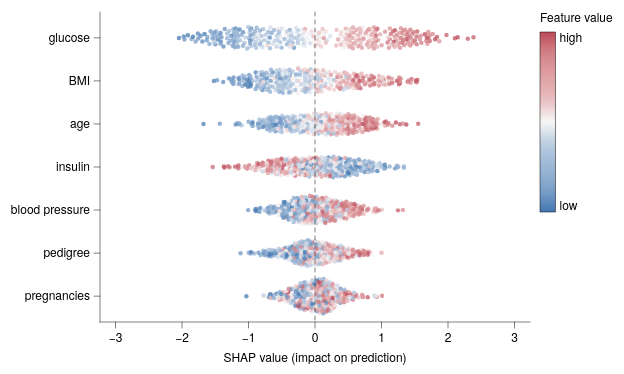

Describe this chart as a Vega-Lite specification.
### Vega-Lite specification from a JSON file in a GitHub repository (floating-point values rounded to 4 significant figures; data arrays with more than 128 entries replaced by an {"elided": "..."} marker saying what was removed)
{"background": null, "config": {"arc": {"fill": "#DBDBDB", "fillOpacity": 1.0, "innerRadius": 38.75, "padAngle": 0.03, "stroke": "black", "strokeOpacity": 1, "strokeWidth": 0.25}, "area": {"fill": "#DBDBDB", "fillOpacity": 1.0, "stroke": "black", "strokeOpacity": 1, "strokeWidth": 0.25}, "axis": {"domain": true, "domainCap": "round", "domainColor": "black", "domainWidth": 0.25, "grid": false, "gridCap": "round", "gridColor": "#F1F1F1", "gridDash": [0, 0], "gridOpacity": 1.0, "gridWidth": 0.25, "labelColor": "black", "labelFont": "Helvetica Neue, HelveticaNeue, Helvetica, Arial, sans-serif", "labelFontSize": 6, "labelFontStyle": "normal", "labelFontWeight": 400, "offset": 0, "ticks": true, "tickCap": "round", "tickColor": "black", "tickRound": false, "tickSize": 3, "tickWidth": 0.25, "titleColor": "black", "titleFont": "Helvetica Neue, HelveticaNeue, Helvetica, Arial, sans-serif", "titleFontSize": 6, "titleFontStyle": "normal", "titleFontWeight": 400}, "axisX": {"domain": true, "labelAlign": "center", "labelAngle": 0, "labels": true, "ticks": true, "translate": 0}, "axisY": {"domain": true, "labelAlign": "right", "labelAngle": 0, "labels": true, "ticks": true, "translate": 0}, "axisRight": {"domain": true, "labelAlign": "left", "labelAngle": 0, "labels": true, "ticks": true, "translate": 0}, "axisTop": {"domain": true, "labelAlign": "center", "labelAngle": 0, "labels": true, "ticks": true, "translate": 0}, "axisBand": {"tickOffset": 0}, "bar": {"fill": "#DBDBDB", "fillOpacity": 1.0, "stroke": "black", "strokeOpacity": 1, "strokeWidth": 0.25}, "boxplot": {"size": 13.95, "ticks": {"cornerRadius": 0.25, "fill": "black", "opacity": 1, "size": 6.975, "thickness": 0.25}, "box": {"fillOpacity": 1.0, "stroke": "black", "strokeOpacity": 1, "strokeWidth": 0.25}, "median": {"cornerRadius": 0, "fill": "black", "fillOpacity": 1.0, "opacity": 1, "size": 13.95, "thickness": 0.25}, "rule": {"fill": "black", "fillOpacity": 1.0, "size": 15.5, "stroke": "black", "strokeDash": [0, 0], "strokeOpacity": 1, "strokeWidth": 0.25}, "outliers": {"color": "black", "fill": "black", "fillOpacity": 1.0, "size": 0, "stroke": "black", "strokeOpacity": 1, "strokeWidth": 0.25}}, "circle": {"fill": "black", "fillOpacity": 1.0, "size": 1.938, "stroke": null, "strokeOpacity": 1, "strokeWidth": 0.25}, "errorband": {"band": {"fillOpacity": 0.6, "stroke": null, "strokeWidth": 0.25, "strokeOpacity": 1}, "borders": {"opacity": 0, "strokeOpacity": 1, "strokeWidth": 0.25}}, "errorbar": {"opacity": 1, "rule": {"strokeDash": [0, 0], "strokeWidth": 0.25}, "ticks": {"color": "black", "cornerRadius": 0.125, "opacity": 1, "size": 9.3, "thickness": 0.25}, "thickness": 0.25}, "font": "Helvetica Neue, HelveticaNeue, Helvetica, Arial, sans-serif", "geoshape": {"fill": "#DBDBDB", "fillOpacity": 1.0, "stroke": "black", "strokeOpacity": 1, "strokeWidth": 0.25}, "header": {"labelColor": "black", "labelFont": "Helvetica Neue, HelveticaNeue, Helvetica, Arial, sans-serif", "labelFontSize": 6, "labelFontStyle": "normal", "labelFontWeight": 400, "titleColor": "black", "titleFont": "Helvetica Neue, HelveticaNeue, Helvetica, Arial, sans-serif", "titleFontSize": 6, "titleFontStyle": "normal", "titleFontWeight": 400, "titlePadding": 0}, "legend": {"disable": false, "offset": 4.5, "titlePadding": 4, "labelOffset": 2, "gradientLabelOffset": 2, "columnPadding": 4, "rowPadding": 2, "gradientLength": 77.5, "gradientThickness": 7.75, "gradientOpacity": 1.0, "gradientStrokeColor": "black", "gradientStrokeWidth": 0.25, "labelColor": "black", "labelFont": "Helvetica Neue, HelveticaNeue, Helvetica, Arial, sans-serif", "labelFontSize": 6, "labelFontStyle": "normal", "labelFontWeight": 400, "strokeColor": "black", "strokeWidth": 0, "symbolSize": 36, "symbolStrokeColor": "black", "symbolStrokeWidth": 0.25, "titleColor": "black", "titleFont": "Helvetica Neue, HelveticaNeue, Helvetica, Arial, sans-serif", "titleFontSize": 6, "titleFontStyle": "normal", "titleFontWeight": 400}, "line": {"color": "black", "stroke": "black", "strokeCap": "butt", "strokeDash": [0, 0], "strokeOpacity": 1, "strokeWidth": 0.5}, "point": {"filled": true, "fill": "#DBDBDB", "fillOpacity": 1.0, "size": 7.75, "stroke": "black", "strokeOpacity": 1, "strokeWidth": 0.25}, "range": {"category": ["#B2B2B2", "#4A7CD3", "#008542", "#664CAF", "#509F98", "#636363", "#284F93", "#005226", "#382864", "#285753"], "diverging": {"scheme": ["#443E60", "#5F597E", "#7C759B", "#9994B6", "#B7B4CC", "#D6D5DC", "#F6F6F6", "#D1DAD9", "#A4C2BF", "#7AA9A4", "#578E89", "#37736E", "#1B5954"]}, "heatmap": {"scheme": ["#440154", "#472270", "#433E82", "#38598C", "#2C728E", "#238A8D", "#24A086", "#39B578", "#5DC862", "#96D646", "#CAE02D", "#FDE724"]}, "ordinal": {"scheme": ["#F1F1F1", "#DBDBDB", "#C6C6C6", "#B2B2B2", "#9D9D9D", "#898989", "#767676", "#636363", "#515151", "#404040", "#2F2F2F", "#1F1F1F"]}, "ramp": {"scheme": ["#440154", "#472270", "#433E82", "#38598C", "#2C728E", "#238A8D", "#24A086", "#39B578", "#5DC862", "#96D646", "#CAE02D", "#FDE724"]}}, "rule": {"color": "black", "stroke": "black", "strokeCap": "round", "strokeDash": [2, 2], "strokeOpacity": 1, "strokeWidth": 0.25}, "scale": {"barBandPaddingInner": 0.1, "rectBandPaddingInner": 0, "tickBandPaddingInner": 0.1, "bandPaddingOuter": 0.1, "bandWithNestedOffsetPaddingInner": 0.2, "bandWithNestedOffsetPaddingOuter": 0.2, "offsetBandPaddingInner": 0, "offsetBandPaddingOuter": 0, "continuousPadding": 7.75, "round": false}, "rect": {"fill": "#DBDBDB", "fillOpacity": 1.0, "stroke": "black", "strokeOpacity": 1, "strokeWidth": 0.25}, "square": {"fill": "#DBDBDB", "fillOpacity": 1.0, "size": 15.5, "stroke": "black", "strokeOpacity": 1, "strokeWidth": 0.25}, "text": {"color": "black", "font": "Helvetica Neue, HelveticaNeue, Helvetica, Arial, sans-serif", "fontSize": 6, "fontStyle": "normal", "fontWeight": 400}, "tick": {"color": "black", "cornerRadius": 0.125, "opacity": 1.0, "size": 13.95, "thickness": 0.25}, "title": {"anchor": "middle", "frame": "group", "color": "black", "font": "Helvetica Neue, HelveticaNeue, Helvetica, Arial, sans-serif", "fontSize": 6, "fontStyle": "normal", "fontWeight": 400, "subtitleColor": "black", "subtitleFont": "Helvetica Neue, HelveticaNeue, Helvetica, Arial, sans-serif", "subtitleFontSize": 6, "subtitleFontStyle": "normal", "subtitleFontWeight": 400}, "trail": {"color": "black", "opacity": 1, "size": 0.5}, "view": {"continuousWidth": 215, "continuousHeight": 155, "discreteWidth": 215, "discreteHeight": 155, "fill": null, "stroke": null, "strokeWidth": 0.25}}, "layer": [{"data": {"name": "data-c0314b23f1fd34268519485b655935f4"}, "mark": {"type": "circle", "opacity": 0.75, "size": 5}, "encoding": {"color": {"field": "value", "legend": {"gradientLength": 90, "labelExpr": "datum.value == 0 ? 'low' : 'high'", "title": "Feature value", "values": [0, 1]}, "scale": {"range": ["#4177B1", "#7DA1C9", "#9BB6D5", "#B9CBE0", "#F6F6F6", "#E8BDBF", "#DFA1A5", "#D4858B", "#BC4A5A"]}, "type": "quantitative"}, "x": {"field": "shap", "scale": {"domain": [-3, 3], "nice": false}, "title": "SHAP value (impact on prediction)", "type": "quantitative"}, "y": {"field": "feature", "sort": ["glucose", "BMI", "age", "insulin", "blood pressure", "pedigree", "pregnancies"], "title": null, "type": "nominal"}, "yOffset": {"field": "off", "type": "quantitative"}}}, {"data": {"values": [{"__dysonsphere__": 1}]}, "mark": {"type": "rule", "opacity": 1.0}, "encoding": {"x": {"datum": 0.0}}}], "$schema": "https://vega.github.io/schema/vega-lite/v6.4.1.json", "datasets": {"data-c0314b23f1fd34268519485b655935f4": {"elided": "2100 records"}}}
